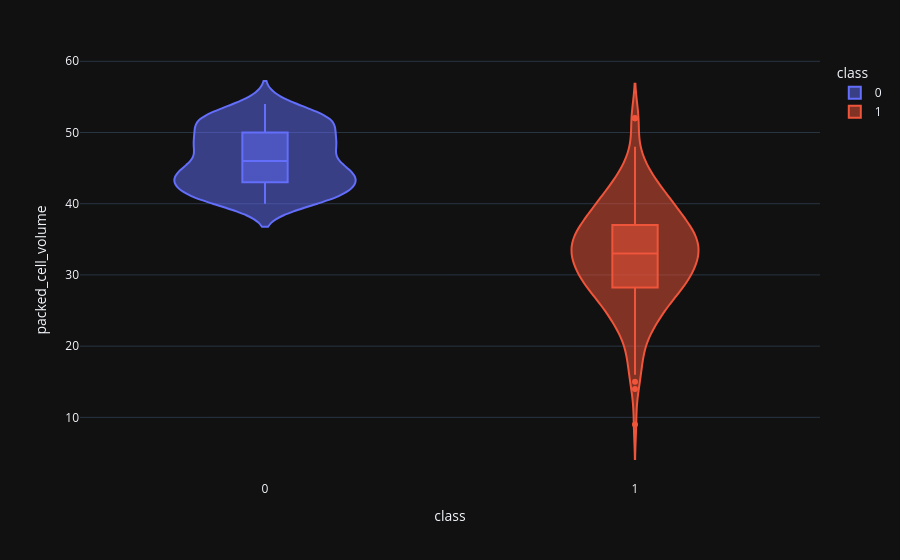

The notebook cell saved with this chart:
### Code cell
violin('packed_cell_volume')

### Figure 1 — Plotly figure (JSON) as saved in the notebook; plotly's stock layout.template omitted (floating-point values rounded to 4 significant figures; data arrays with more than 128 entries replaced by an {"elided": "..."} marker saying what was removed)
{"data": [{"alignmentgroup": "True", "box": {"visible": true}, "hovertemplate": "class=%{x}<br>packed_cell_volume=%{y}<extra></extra>", "legendgroup": "1", "marker": {"color": "#EF553B"}, "name": "1", "offsetgroup": "1", "orientation": "v", "scalegroup": "True", "showlegend": true, "type": "violin", "x": {"elided": "250 int values"}, "x0": " ", "xaxis": "x", "y": {"elided": "250 float values"}, "y0": " ", "yaxis": "y"}, {"alignmentgroup": "True", "box": {"visible": true}, "hovertemplate": "class=%{x}<br>packed_cell_volume=%{y}<extra></extra>", "legendgroup": "0", "marker": {"color": "#636EFA"}, "name": "0", "offsetgroup": "0", "orientation": "v", "scalegroup": "True", "showlegend": true, "type": "violin", "x": {"elided": "150 int values"}, "x0": " ", "xaxis": "x", "y": {"elided": "150 float values"}, "y0": " ", "yaxis": "y"}], "layout": {"legend": {"title": {"text": "class"}, "tracegroupgap": 0, "traceorder": "reversed"}, "margin": {"t": 60}, "violinmode": "overlay", "xaxis": {"anchor": "y", "categoryarray": [1, 0], "categoryorder": "array", "domain": [0, 1], "title": {"text": "class"}}, "yaxis": {"anchor": "x", "domain": [0, 1], "title": {"text": "packed_cell_volume"}}}}
